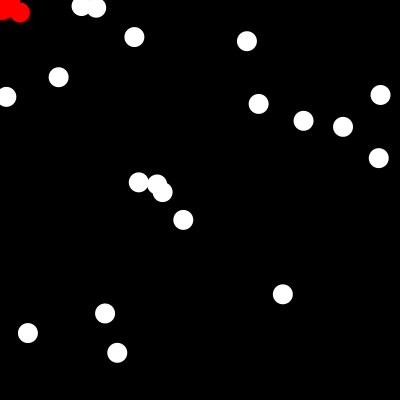
Frame 1 (no input)
Frame 60 (the mouse pressed at the canvas centre just before this capture): identical to frame 1, image omitted
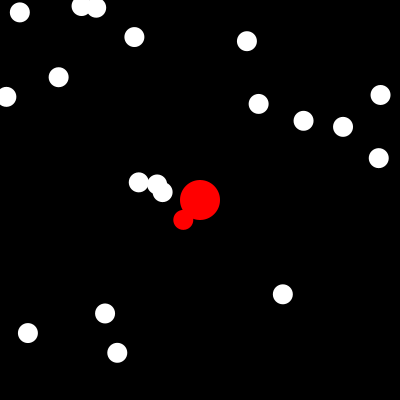
Frame 120 (the mouse held since frame 60 and released just before this capture)

The Processing sketch that drew these frames (run headless with seeded random() and noise(); from frame 60 on, the mouse is pressed at the canvas centre):

// Processing sketch: processing_49290
// ── processing_49290.pde

Circle[] myCircles = new Circle[20];
Circle mainCircle = new Circle(200,200,20);
 
void setup() {
    size(400,400);
    noStroke();
    
    // populate array with random circles
    for(int i=0; i<myCircles.length;i++) {
        myCircles[i] = new Circle(random(0,width), random(0,height), 10); 
    }
}
 
void draw() {
     
    background(0);
     
    // set the main circle to follow the mouse
    mainCircle.x = mouseX;
    mainCircle.y = mouseY;
    
    // and reset its colour to white
    mainCircle.c = color(255);
    
    // now iterate through all the other circles
    for(int i = 0; i < myCircles.length; i++) {
        
        // and put the current one in a temporary local
        // variable
        
        Circle currentCircle = myCircles[i]; 
        
        // if the distance between the centre points of both circles is
        // less than the radius of the two circles added together, then
        // the circles must be overlapping.
     
        if(dist(mainCircle.x, mainCircle.y, currentCircle.x, currentCircle.y) < mainCircle.r + currentCircle.r) {
        
            // so we set both circle colours to be red
            mainCircle.c = color(255,0,0);
            currentCircle.c = color(255,0,0); 
            
        } else {
            // otherwise we set the current circle to be white   
            currentCircle.c = color(255); 
        }
        
        // and render it
        currentCircle.render();
    }
    
    // finally render the main circle
    mainCircle.render();
     
}
 
class Circle {
 
    float x;
    float y;
    // the Circle radius
    float r;
    color c = color(255); 
    
    Circle(float xpos, float ypos, float radius) {
        x = xpos;
        y = ypos;
        r = radius;
     
     
    }
     
    void render() {
        fill(c); 
        ellipse(x,y,r*2, r*2);
    }            
}
